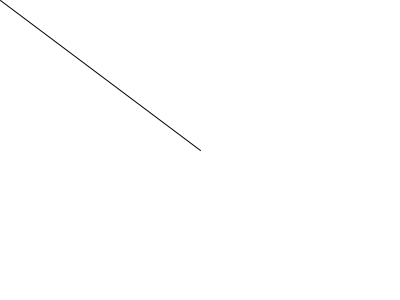
Frame 1 (no input)
Frame 60 (the mouse pressed at the canvas centre just before this capture): identical to frame 1, image omitted
Frame 120 (the mouse held since frame 60 and released just before this capture): blank canvas, image omitted

The Processing sketch that drew this single still picture (run headless with seeded random() and noise(); from frame 60 on, the mouse is pressed at the canvas centre):

// Processing sketch: mouse_arrow
// ── mouse_arrow.pde
//Arpit Omprakash
//Byte-Sized-Code

void setup(){
  //setting the screen size
  size(400, 300);
}

void draw(){
  //printing the white background
  background(255);
  //printing a line to the mouse
  line(width/2, height/2, mouseX, mouseY);
}
